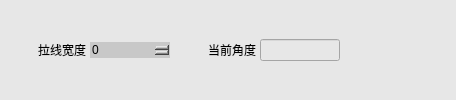
             <widget class="QWidget" name="widget_12" native="true">
              <property name="styleSheet">
               <string notr="true">background-color: rgb(231, 231, 231);</string>
              </property>
              <layout class="QHBoxLayout" name="horizontalLayout_9">
               <property name="spacing">
                <number>4</number>
               </property>
               <property name="leftMargin">
                <number>4</number>
               </property>
               <property name="topMargin">
                <number>4</number>
               </property>
               <property name="rightMargin">
                <number>4</number>
               </property>
               <property name="bottomMargin">
                <number>4</number>
               </property>
               <item>
                <widget class="QLabel" name="label_8">
                 <property name="minimumSize">
                  <size>
                   <width>82</width>
                   <height>32</height>
                  </size>
                 </property>
                 <property name="maximumSize">
                  <size>
                   <width>82</width>
                   <height>16777215</height>
                  </size>
                 </property>
                 <property name="styleSheet">
                  <string notr="true">font: 11pt &quot;微软雅黑&quot;;</string>
                 </property>
                 <property name="text">
                  <string>拉线宽度</string>
                 </property>
                 <property name="alignment">
                  <set>Qt::AlignRight|Qt::AlignTrailing|Qt::AlignVCenter</set>
                 </property>
                </widget>
               </item>
               <item>
                <widget class="KSpinBoxKb" name="spinBoxPackWidth">
                 <property name="minimumSize">
                  <size>
                   <width>80</width>
                   <height>0</height>
                  </size>
                 </property>
                 <property name="maximumSize">
                  <size>
                   <width>70</width>
                   <height>16777215</height>
                  </size>
                 </property>
                 <property name="styleSheet">
                  <string notr="true">
QSpinBox
{
	
	font: 11pt &quot;微软雅黑&quot;;
	border-width:1;border-style:none;
	border-color:rgb(255, 255, 255);
	background-color: rgb(200, 200, 200);
	color::rgb(255,255, 0);

}
QSpinBox::down-button
{   
	
	background-color: rgb(200, 200, 200);
	subcontrol-origin:border;
    subcontrol-position:left;
    image: url(:/左normal.png);
    width: 20px;
    height: 30px; ;
}
QSpinBox::up-button
{
board:none;
	background-color: rgb(200, 200, 200);
	subcontrol-origin:border;
    subcontrol-position:right;
    image: url(:/右normal.png);
    width: 20px;
    height: 30px;       
}

QSpinBox::up-button:pressed
{
board:none;
background-color: rgb(103, 103, 103);
	subcontrol-origin:border;
    subcontrol-position:right;
    image: url(:/右press.png);
    width: 20px;
    height: 30px;      
}
QSpinBox::down-button:pressed
{
board:none;
background-color: rgb(103, 103, 103);
	subcontrol-origin:border;
    subcontrol-position:left;
    image: url(:/左press.png);
    width: 20px;
    height: 30px; 
}
</string>
                 </property>
                </widget>
               </item>
               <item>
                <widget class="QLabel" name="label_13">
                 <property name="minimumSize">
                  <size>
                   <width>82</width>
                   <height>32</height>
                  </size>
                 </property>
                 <property name="maximumSize">
                  <size>
                   <width>82</width>
                   <height>16777215</height>
                  </size>
                 </property>
                 <property name="styleSheet">
                  <string notr="true">font: 11pt &quot;微软雅黑&quot;;</string>
                 </property>
                 <property name="text">
                  <string>当前角度</string>
                 </property>
                 <property name="alignment">
                  <set>Qt::AlignRight|Qt::AlignTrailing|Qt::AlignVCenter</set>
                 </property>
                </widget>
               </item>
               <item>
                <widget class="QLineEdit" name="lineEditCurAngle">
                 <property name="minimumSize">
                  <size>
                   <width>80</width>
                   <height>0</height>
                  </size>
                 </property>
                 <property name="maximumSize">
                  <size>
                   <width>80</width>
                   <height>16777215</height>
                  </size>
                 </property>
                 <property name="styleSheet">
                  <string notr="true">font: 11pt &quot;微软雅黑&quot;;</string>
                 </property>
                </widget>
               </item>
               <item>
                <spacer name="horizontalSpacer_5">
                 <property name="orientation">
                  <enum>Qt::Horizontal</enum>
                 </property>
                 <property name="sizeHint" stdset="0">
                  <size>
                   <width>112</width>
                   <height>20</height>
                  </size>
                 </property>
                </spacer>
               </item>
              </layout>
             </widget>
